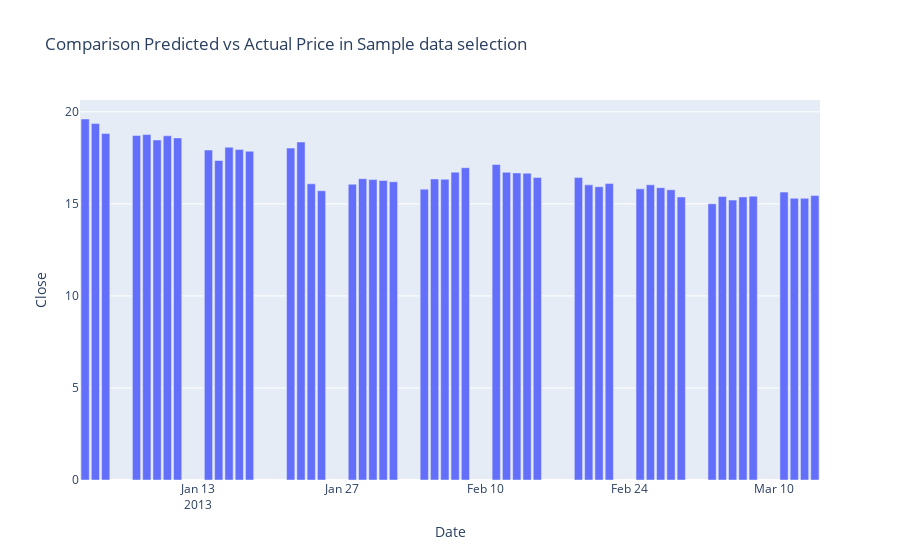

Here is the notebook cell this chart was saved with:
### Code cell
# plotting the bar plot
init_notebook_mode(connected=True)
figure = px.bar(data_sample, x="Date", y="Close",title="Comparison Predicted vs Actual Price in Sample data selection") 

# showing the plot
figure.show()

### Figure 1 — Plotly figure (JSON) as saved in the notebook; plotly's stock layout.template omitted (floating-point values rounded to 4 significant figures)
{"data": [{"alignmentgroup": "True", "hovertemplate": "Date=%{x}<br>Close=%{y}<extra></extra>", "legendgroup": "", "marker": {"color": "#636efa", "pattern": {"shape": ""}}, "name": "", "offsetgroup": "", "orientation": "v", "showlegend": false, "textposition": "auto", "type": "bar", "x": ["2013-01-02", "2013-01-03", "2013-01-04", "2013-01-07", "2013-01-08", "2013-01-09", "2013-01-10", "2013-01-11", "2013-01-14", "2013-01-15", "2013-01-16", "2013-01-17", "2013-01-18", "2013-01-22", "2013-01-23", "2013-01-24", "2013-01-25", "2013-01-28", "2013-01-29", "2013-01-30", "2013-01-31", "2013-02-01", "2013-02-04", "2013-02-05", "2013-02-06", "2013-02-07", "2013-02-08", "2013-02-11", "2013-02-12", "2013-02-13", "2013-02-14", "2013-02-15", "2013-02-19", "2013-02-20", "2013-02-21", "2013-02-22", "2013-02-25", "2013-02-26", "2013-02-27", "2013-02-28", "2013-03-01", "2013-03-04", "2013-03-05", "2013-03-06", "2013-03-07", "2013-03-08", "2013-03-11", "2013-03-12", "2013-03-13", "2013-03-14"], "xaxis": "x", "y": [19.61, 19.36, 18.82, 18.71, 18.76, 18.47, 18.7, 18.58, 17.92, 17.35, 18.07, 17.95, 17.86, 18.03, 18.36, 16.09, 15.71, 16.07, 16.37, 16.32, 16.27, 16.2, 15.8, 16.35, 16.33, 16.72, 16.96, 17.14, 16.71, 16.68, 16.66, 16.43, 16.43, 16.03, 15.93, 16.1, 15.81, 16.03, 15.88, 15.76, 15.37, 15.0, 15.4, 15.2, 15.38, 15.42, 15.64, 15.3, 15.3, 15.45], "yaxis": "y"}], "layout": {"barmode": "relative", "legend": {"tracegroupgap": 0}, "title": {"text": "Comparison Predicted vs Actual Price in Sample data selection"}, "xaxis": {"anchor": "y", "domain": [0, 1], "title": {"text": "Date"}}, "yaxis": {"anchor": "x", "domain": [0, 1], "title": {"text": "Close"}}}}
